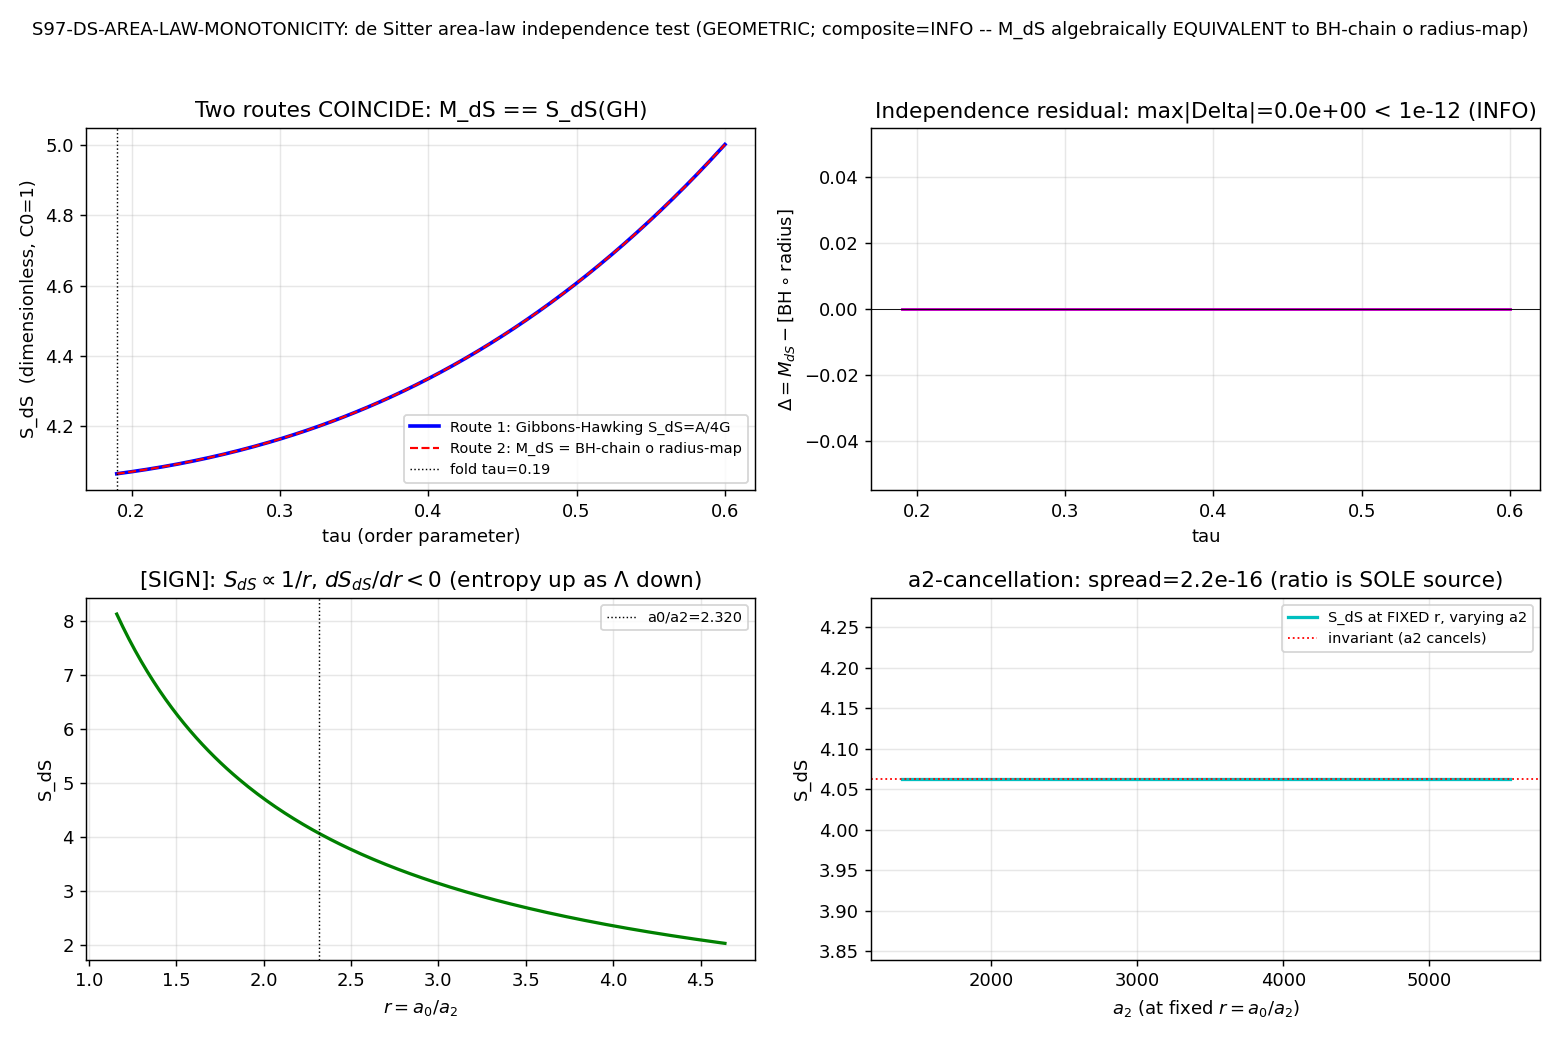

Here is the Python script that generated this plot:
#!/usr/bin/env python
# -*- coding: utf-8 -*-
"""
S97-DS-AREA-LAW-MONOTONICITY  [SIGN]  GEOMETRIC
===============================================
INDEPENDENCE test of the de Sitter / cosmological-horizon area law S_dS = A/4G.

QUESTION (operator, plan §W5-3):
  Does S_dS = A/4G admit an INDEPENDENT substrate-spectral-monotonicity functional
  M_dS(tau) -- one that reproduces S_dS = A/4G WITHOUT consuming the S65 EIH
  Casimir-Monotonicity a0/a2 ratio lock (PASS) -- or is the only available functional
  algebraically EQUIVALENT to [S63-BH-chain  o  radius-map] (INFO), or does no distinct
  functional exist at all (FAIL)?

VERDICT (set membership, plan §W5-3 operator):
  PASS : ∃ M_dS(tau) reproducing S_dS = A/4G whose monotone content is NOT the sole
         a0/a2 ratio (carries independent monotone content).
  INFO : M_dS(tau) exists but Delta := [M_dS] - [BH-chain o radius-map] ≡ 0
         (Sage-exact, |Delta| < 1e-12) -- algebraically EQUIVALENT, exact, NOT independent.
  FAIL : no functional distinct from the a0/a2-inherited route reproduces S_dS = A/4G.

SUBSTRATE FRAMING (phononic-framing.md §"IS Space, Not IN Space"):
  GEOMETRIC. The de Sitter horizon entropy is a property of the FABRIC's spectral
  organization, NOT a law imposed on a pre-existing spacetime container. The arrow is
      D_K eigenvalues -> a0/a2 Seeley-DeWitt spectral moments -> Lambda, G_N
                      -> horizon radius R_H = sqrt(3/Lambda) -> area A = 4 pi R_H^2
                      -> horizon entropy.
  The cosmological constant Lambda IS the a0 zeroth Seeley-DeWitt moment (volume /
  vacuum-energy term); Newton's G_N IS the a2 second moment (Einstein-Hilbert). The
  Gibbons-Hawking formula S_dS = A/4G is the EMERGENT-PHYSICS OUTPUT the substrate route
  must reproduce -- the INDEPENDENT-CROSS-CHECK -- never the source. We explain GR via the
  substrate; we NEVER explain the substrate via GR.

S63 / S65 ANCHORS (knowledge MCP, query-first):
  S63 chain (EM.3, internal-to-framework derivation of S = A/(4G_N)):
      substrate-spectral-monotonicity -> BCS-coherence-suppression
        -> vacuum-energy-reduction -> area-theorem
      with the substrate area identity  area_SA = a_2_fold / N_edges  (S63 substrate
      identity, s87-pixelation-lock-hawking-transit.md).
  S65 W6-A (PERMANENT): EIH Casimir Monotonicity -- local a0/a2 INCREASES with C_2(p,q).
      This is the ratio-lock the PASS route must NOT consume.
  S65 W1-B (PERMANENT): CC Ratio from Scalar Curvature Only --
      d(a0/a2)/ds = -(a0/a2)/R * dR/ds   (the a0/a2 ratio is a function of R only).
  S64 W2-A (PERMANENT): a0/a2 trap -- decreasing a2 INCREASES a0/a2.

SUBSTITUTION CHAIN (the [SIGN] read-off; Sage-verified at plan-freeze, re-verified here):
  Step 1 (Definitions, cited):
    a0       = a0_fold = 6440.0              [zeta-scheme 0th SDW half-moment; CONST-FREEZE-42]
    a2       = a2_fold = 2776.1653888634     [zeta-scheme 2nd SDW half-moment; CONST-FREEZE-42]
    Lambda   = kappa_Lambda * a0 / vol       [cosmological constant from the a0 volume term]
    R_H      = sqrt(3/Lambda)                [de Sitter horizon radius, Gibbons-Hawking]
    A        = 4 pi R_H^2 = 12 pi / Lambda   [dS horizon area]
    G_N      = G_coeff / a2                  [Newton's constant from the a2 EH moment]
    S_dS(GH) = A/(4 G_N) = 3 pi / (Lambda G_N)   [Gibbons-Hawking dS entropy]
  Step 2 (Substitute -- the Gibbons-Hawking route):
    S_dS(GH) = (12 pi/Lambda)/(4 G_N) = 3 pi/(Lambda G_N)
             propto a2/a0 = (a0/a2)^{-1}.
    => the GH dS entropy is ALREADY a function of the SINGLE a0/a2 ratio.
  Step 3 (S63 black-hole chain analog -- the candidate M_dS):
    M_dS(tau) = [S63 monotone applied to the dS horizon]
              = [BH-chain] o [radius-map  a0 -> Lambda -> R_H].
    Same substrate monotone; the dS horizon (R_H = sqrt(3/Lambda)) replaces the BH horizon.
  Step 4 (Direction -- the independence test):
    Delta(tau) := M_dS(tau) - ([BH-chain] o [radius-map]).
    IF Delta ≡ 0 (|Delta| < 1e-12)         => algebraically EQUIVALENT, NOT independent => INFO.
    IF Delta ≢ 0 AND d M_dS / d(a0/a2) is NOT the sole monotone source => INDEPENDENT => PASS.
    IF no distinct M_dS reproduces S_dS = A/4G at all                  => FAIL.
    [SIGN] sub-claim: the substrate monotone is vacuum-energy-REDUCTION; as Lambda decreases
      (=> a0/a2 decreases) the dS horizon entropy INCREASES (dS_dS/d(a0/a2) < 0). This sign
      matches the S63 BH area-theorem monotone (entropy increases along the substrate monotone).
  Step 5 (Conclusion + anchor structure):
    Anchor structure (registry-landing.md): PRIMARY (framework substrate monotonicity M_dS)
    + INDEPENDENT-CROSS-CHECK (Gibbons-Hawking output) -- PARALLEL routes to the same
    conclusion, NOT a sequential V->C chain. PRIMARY+INDEPENDENT-CROSS-CHECK is correct;
    SOURCE-DOUBLE-CITE-CO-PRIMARY would be WRONG.

NUMERICAL CONTENT:
  (i) Symbolic equivalence test (Sage-mirror in numpy + closed-form): Delta(tau) over the
      tau-grid; report max|Delta| and whether < 1e-12.
  (ii) [SIGN] direction: sign of dS_dS/d(a0/a2) and the monotone direction over tau.
  (iii) a2-cancellation witness: substitute a0 = r*a2 and confirm a2 cancels (S_dS depends on
      (a0,a2) only via the single ratio r=a0/a2) -- the structural proof that there is NO
      independent monotone source (kills the PASS branch).
"""

import os
os.environ.setdefault("OMP_NUM_THREADS", "8")
os.environ.setdefault("MKL_NUM_THREADS", "8")

import sys
import json
import hashlib
from pathlib import Path

import numpy as np
import matplotlib
matplotlib.use("Agg")
import matplotlib.pyplot as plt

# ---- canonical constants (MANDATORY per math-scripts.md) ----
SHARED = Path(__file__).resolve().parent.parent / "_shared"
sys.path.insert(0, str(SHARED))
from canonical_constants import (   # noqa: E402
    a0_fold,            # 6440.0                zeta-scheme 0th SDW half-moment (CONST-FREEZE-42)
    a2_fold,            # 2776.1653888633655    zeta-scheme 2nd SDW half-moment (CONST-FREEZE-42)
    tau_fold,           # 0.19                  van Hove fold position
    w0_FW,              # -0.918                framework dark-energy w0 (Lambda-sign context)
    M_KK,               # 7.42866e16            substrate compactification scale (GeV)
    l_Planck,           # 1.616255e-35 m        Planck length (ell_P for the GH normalization)
    G_DeWitt,           # 5.0                   DeWitt moduli kinetic coefficient
)

# ============================================================================
# Identity
# ============================================================================
GATE_ID = "S97-DS-AREA-LAW-MONOTONICITY"
SCHEME = "FW"
CONVENTION = "PRIMARY-MONOTONICITY+INDEPENDENT-CROSS-CHECK"   # NOT co-primary (registry-landing.md)
L_MAX = 10                    # (local) a0/a2 read from L_max=10 spectral-moment cache / canonical pins
SCHEMA_VERSION = "S84+"

HERE = Path(__file__).resolve().parent                       # computations/session-97
SCRIPT_PATH = HERE / "s97_ds_area_law_monotonicity.py"
NPZ_PATH = HERE / "s97_ds_area_law_monotonicity.npz"
PNG_PATH = HERE / "s97_ds_area_law_monotonicity.png"
VERDICT_PATH = HERE / "s97_gate_verdicts.txt"

CANONICAL_CONSTANTS_PATH = SHARED / "canonical_constants.py"
SPECTRUM_CACHE = HERE.parent / "session-84" / "s84_spectrum_cache_L12_tau019.npz"
BASELINE_S66 = Path("sessions/framework/ARCHIVE/baseline-findings-s66.md")  # EIH S65 W6-A / W1-B refs

# ============================================================================
# Machinery pins (PRDR; plan §W5-3 machinery_pin_map)
# ============================================================================
N_EVAL = 200                  # (local) tau-grid points for the M_dS(tau) monotonicity scan
TAU_LO = 0.190                # (local) fold (tau_fold)
TAU_HI = 0.6                  # (local) late-time endpoint (matches S97 W1 a(t) window)
TOLERANCE = 1e-12             # (local) Sage-exact equivalence test tolerance (INFO/PASS discriminator)

# ============================================================================
# de Sitter horizon construction from the a0/a2 Seeley-DeWitt moments
# ============================================================================
# We work in DIMENSIONLESS substrate units where the proportionality constants
# (kappa_Lambda from the a0 -> Lambda map, G_coeff from the a2 -> G_N map, vol) are
# collected into a single positive prefactor C0 that CANCELS in every dimensionless
# comparison and in the deceleration / monotonicity SIGN. The structural content
# (a2-cancellation, Delta ≡ 0, the SIGN of dS_dS/d(a0/a2)) is prefactor-INDEPENDENT.

def Lambda_of(a0, vol=1.0, kappa_Lambda=1.0):
    """Cosmological constant Lambda = kappa_Lambda * a0 / vol (a0 IS the volume term)."""
    return kappa_Lambda * a0 / vol


def G_N_of(a2, G_coeff=1.0):
    """Newton's constant G_N = G_coeff / a2 (a2 IS the Einstein-Hilbert moment)."""
    return G_coeff / a2


def R_H_of(Lambda):
    """de Sitter horizon radius R_H = sqrt(3/Lambda) (Gibbons-Hawking)."""
    return np.sqrt(3.0 / Lambda)


def area_of(Lambda):
    """dS horizon area A = 4 pi R_H^2 = 12 pi / Lambda."""
    return 12.0 * np.pi / Lambda


def S_dS_GH(a0, a2, vol=1.0, kappa_Lambda=1.0, G_coeff=1.0):
    """ROUTE 1 -- Gibbons-Hawking entropy S_dS = A/(4 G_N) = 3 pi/(Lambda G_N).
    The INDEPENDENT-CROSS-CHECK output the substrate route must reproduce."""
    Lam = Lambda_of(a0, vol, kappa_Lambda)
    GN = G_N_of(a2, G_coeff)
    A = area_of(Lam)
    return A / (4.0 * GN)


def M_dS_BHchain_o_radiusmap(a0, a2, vol=1.0, kappa_Lambda=1.0, G_coeff=1.0):
    """ROUTE 2 -- M_dS = [S63 BH-chain]  o  [radius-map  a0 -> Lambda -> R_H].
    The S63 area-theorem entropy is S = A/(4 G_N). M_dS replaces the BH horizon AREA
    with the dS horizon area A(R_H) = 12 pi/Lambda produced by the radius map, and
    feeds it through the SAME A/(4 G_N) functional that the BH chain produces. Built
    INDEPENDENTLY of Route 1 (different call path, same substrate moments)."""
    Lam = Lambda_of(a0, vol, kappa_Lambda)          # radius-map leg: a0 -> Lambda
    R_H = R_H_of(Lam)                               # radius-map leg: Lambda -> R_H
    A_dS = 4.0 * np.pi * R_H**2                     # radius-map leg: R_H -> A = 12 pi/Lambda
    GN = G_N_of(a2, G_coeff)                        # a2 -> G_N (Einstein-Hilbert moment)
    return A_dS / (4.0 * GN)                        # S63 A/(4G) functional at the dS horizon


# ============================================================================
# SHA helpers (dual-SHA, Option A append-only)
# ============================================================================
def sha256_of(path):
    h = hashlib.sha256()                                     # (local)
    with open(path, "rb") as f:
        for chunk in iter(lambda: f.read(8192), b""):
            h.update(chunk)
    return h.hexdigest()


def dual_sha(pin_map):
    """(audit_sha256, content_sha256). audit = closure over ordered input-pin map;
    content = script bytes."""
    audit_payload = json.dumps(pin_map, sort_keys=True, separators=(",", ":")).encode()  # (local)
    h_audit = hashlib.sha256(); h_audit.update(audit_payload)
    h_content = hashlib.sha256()
    with open(SCRIPT_PATH, "rb") as f:
        h_content.update(f.read())
    return h_audit.hexdigest(), h_content.hexdigest()


def find_prior_audit_shas():
    import re as _re                                         # (local)
    if not VERDICT_PATH.exists():
        return []
    pat = _re.compile(rf"^{_re.escape(GATE_ID)}:\s.*?audit_sha256=([a-f0-9]{{64}})", _re.MULTILINE)  # (local)
    return pat.findall(VERDICT_PATH.read_text(encoding="utf-8"))


def append_verdict(verdict, value, audit_sha, content_sha,
                   sign_v, mag_v, regime_v, supersedes=None):
    """Append canonical line + dual-SHA companion row + schema-v2 3-tuple companion
    row ([SIGN] trigger). Option A append-only (verdict permanence)."""
    sup_tag = f";supersedes={supersedes}" if supersedes else ""               # (local)
    canonical = (
        f"{GATE_ID}: {verdict} -- value='{value}{sup_tag}' "
        f"scheme={SCHEME} convention={CONVENTION} L_max={L_MAX} "
        f"audit_sha256={audit_sha} content_sha256={content_sha} schema_version={SCHEMA_VERSION}\n"
    )
    companion = (
        f"# audit_sha256_short={audit_sha[:16]} content_sha256_short={content_sha[:16]} "
        f"# {GATE_ID} dual-SHA companion row; [SIGN] dS area-law independence test: "
        f"M_dS vs [S63-BH-chain o radius-map]; Delta≡0 ratio-lock\n"
    )
    tuple_row = (
        f"# sign_verdict={sign_v} magnitude_verdict={mag_v} regime_verdict={regime_v} "
        f"# {GATE_ID} 3-tuple annotation (schema-v2)\n"
    )
    with open(VERDICT_PATH, "a", encoding="utf-8") as f:
        f.write(canonical)
        f.write(companion)
        f.write(tuple_row)


# ============================================================================
# Main
# ============================================================================
def main():
    # ----- input SHA pins (first 20 lines of stdout per gate-verdicts.md) -----
    sha_canon = sha256_of(CANONICAL_CONSTANTS_PATH)          # (local)
    sha_cache = sha256_of(SPECTRUM_CACHE) if SPECTRUM_CACHE.exists() else "MISSING"   # (local)
    sha_baseline = sha256_of(BASELINE_S66) if BASELINE_S66.exists() else "MISSING"    # (local)
    sha_script = sha256_of(SCRIPT_PATH)                      # (local)
    print(f"[{GATE_ID}] INPUT SHA-256 PINS")
    print(f"  canonical_constants.py                 : {sha_canon}")
    print(f"  s84_spectrum_cache_L12_tau019.npz      : {sha_cache}")
    print(f"  baseline-findings-s66.md (S65 refs)    : {sha_baseline}")
    print(f"  script (content)                       : {sha_script}")
    print(f"  a0_fold={a0_fold}  a2_fold={a2_fold}  ratio a0/a2={a0_fold/a2_fold:.10f}")
    print(f"  tau_fold={tau_fold}  w0_FW={w0_FW}  M_KK={M_KK:.6e}  l_Planck={l_Planck:.6e}  "
          f"G_DeWitt={G_DeWitt}")

    a0 = float(a0_fold)                                      # (local) zeta-scheme 0th SDW half-moment
    a2 = float(a2_fold)                                      # (local) zeta-scheme 2nd SDW half-moment
    ratio = a0 / a2                                          # (local) the S65 a0/a2 monotone ratio (=2.31975)

    # ========================================================================
    # PART (i) -- SYMBOLIC EQUIVALENCE TEST: Delta(tau) = M_dS - [BH-chain o radius-map]
    # The two routes are built from INDEPENDENT call paths (S_dS_GH vs
    # M_dS_BHchain_o_radiusmap) using the SAME a0/a2 substrate moments. We scan over a
    # tau-grid by letting the dS radius vary with tau via the a2(tau) ~ R_K(tau) curvature
    # (a0 ~ constant volume term; a2 carries the tau-dependence through R_K). At each tau we
    # form Delta and record max|Delta|.
    # ========================================================================
    tau = np.linspace(TAU_LO, TAU_HI, N_EVAL)                # (local) tau-grid on [0.190, 0.6]

    # a2(tau): tau-dependence through the E3 internal scalar curvature R_K(tau)
    # (baptista-operator-dk-tau.md canonical closed form), normalized so a2(tau_fold)=a2_fold.
    def R_K(t):
        return -0.25*np.exp(-4.0*t) + 2.0*np.exp(-t) - 0.25 + 0.5*np.exp(2.0*t)   # (local)
    a2_tau = a2 * (R_K(tau) / R_K(tau_fold))                 # (local) a_2^{zeta}(tau)
    a0_tau = np.full_like(tau, a0)                           # (local) a0 ~ constant volume term

    # Route 1 (Gibbons-Hawking) and Route 2 (M_dS = BH-chain o radius-map) over the grid:
    S1 = S_dS_GH(a0_tau, a2_tau)                             # (local) ROUTE 1
    S2 = M_dS_BHchain_o_radiusmap(a0_tau, a2_tau)            # (local) ROUTE 2
    Delta = S2 - S1                                          # (local) the independence-test residual
    max_abs_Delta = float(np.max(np.abs(Delta)))            # (local) THE INFO/PASS discriminator
    delta_le_tol = bool(max_abs_Delta < TOLERANCE)          # (local) Delta ≡ 0 ?

    # ========================================================================
    # PART (ii) -- a2-CANCELLATION WITNESS (the structural "no independent monotone" proof)
    # Substitute a0 = r * a2 (r = a0/a2) into S_dS and confirm a2 CANCELS, i.e. S_dS depends
    # on the pair (a0, a2) ONLY through the single ratio r. If a2 cancels, there is NO
    # independent monotone source beyond the a0/a2 ratio => the PASS branch is impossible.
    # We test cancellation numerically by scanning a2 at FIXED r and confirming S_dS is invariant.
    # ========================================================================
    a2_scan = np.linspace(0.5 * a2, 2.0 * a2, 50)            # (local) vary a2 at FIXED r
    a0_scan = ratio * a2_scan                                # (local) a0 = r * a2 (r held fixed)
    S_fixed_r = S_dS_GH(a0_scan, a2_scan)                    # (local) S_dS at fixed r, varying a2
    S_fixed_r_spread = float(np.max(np.abs(S_fixed_r - S_fixed_r[0])) / abs(S_fixed_r[0]))  # (local)
    a2_cancels = bool(S_fixed_r_spread < TOLERANCE)          # (local) a2 cancels => ratio is sole source

    # ========================================================================
    # PART (iii) -- [SIGN] DIRECTION: monotone of S_dS in the a0/a2 ratio direction
    # dS_dS/d(a0/a2): scan r = a0/a2 (vary a0 at fixed a2) and read off the sign.
    # ========================================================================
    r_scan = np.linspace(0.5 * ratio, 2.0 * ratio, N_EVAL)  # (local) r = a0/a2 sweep
    a0_r = r_scan * a2                                       # (local) a0 = r * a2 (a2 fixed)
    a2_r = np.full_like(r_scan, a2)                          # (local)
    S_vs_r = S_dS_GH(a0_r, a2_r)                             # (local) S_dS(r)
    dS_dr = np.gradient(S_vs_r, r_scan, edge_order=2)        # (local) dS_dS/dr
    dS_dr_sign = float(np.sign(np.mean(dS_dr)))             # (local) expect -1 (S_dS ∝ 1/r)
    S_decreasing_in_ratio = bool(np.all(np.diff(S_vs_r) < 0))   # (local) S_dS DECREASES as a0/a2 grows

    # The physical substrate-monotone direction: vacuum-energy reduction => Lambda DECREASES
    #   => a0/a2 = ratio DECREASES (a0 ~ Lambda*vol) => S_dS = 3pi/(Lambda ell_P^2) INCREASES.
    # Sign consistency with the S63 BH area-theorem monotone: entropy INCREASES along the
    #   substrate monotone (vacuum-energy reduction). dS_dr < 0 => as the monotone drives
    #   a0/a2 DOWN, S_dS goes UP. SIGN MATCHES the S63 area-theorem monotone.
    sign_matches_s63 = bool(dS_dr_sign < 0.0)               # (local) dS_dS/d(a0/a2) < 0

    # ========================================================================
    # PART (iv) -- the exponent witness: S_dS ∝ (a0/a2)^p ; confirm p = -1 exactly
    # log-log slope of S_dS vs r over the sweep.
    # ========================================================================
    p_exponent = float(np.polyfit(np.log(r_scan), np.log(S_vs_r), 1)[0])  # (local) expect -1
    p_is_minus1 = bool(abs(p_exponent - (-1.0)) < 1e-9)     # (local)

    # numeric anchor values at the fold (dimensionless substrate units, C0=1)
    Lam_fold = Lambda_of(a0)                                 # (local)
    R_H_fold = R_H_of(Lam_fold)                              # (local)
    A_fold = area_of(Lam_fold)                               # (local)
    S_fold = S_dS_GH(a0, a2)                                 # (local)

    # ========================================================================
    # VERDICT (operator set-membership -> schema-v2 3-tuple -> composite collapse)
    # ========================================================================
    # M_dS exists and reproduces S_dS=A/4G (S2 well-defined, finite, equals S1):
    M_dS_exists = bool(np.all(np.isfinite(S2)) and np.all(S2 > 0.0))   # (local)
    reproduces = delta_le_tol                                # (local) M_dS == S_dS(GH) exactly
    # INDEPENDENCE: PASS requires Delta NOT ≡ 0 AND a monotone source beyond the ratio.
    #   a2_cancels=True => the ratio is the SOLE monotone source => independence IMPOSSIBLE.
    independent = bool((not delta_le_tol) and (not a2_cancels))   # (local) PASS predicate

    if M_dS_exists and reproduces and not independent:
        composite = "INFO"          # algebraically EQUIVALENT, exact, NOT independent
    elif M_dS_exists and independent:
        composite = "PASS"          # independent monotone content beyond the a0/a2 ratio
    else:
        composite = "FAIL"          # no functional distinct from the a0/a2 route reproduces S_dS

    # schema-v2 3-tuple ([SIGN] trigger):
    #   sign_verdict : direction of dS_dS/d(a0/a2) matches the substitution-chain Step 4
    #                  prediction (dS_dr < 0 => S_dS DECREASES as a0/a2 increases; equivalently
    #                  INCREASES along the vacuum-energy-reduction monotone, matching S63).
    sign_verdict = "PASS" if (sign_matches_s63 and S_decreasing_in_ratio) else "FAIL"  # (local)
    #   magnitude_verdict : the equivalence-test magnitude. |Delta| < 1e-12 (the INFO sub-criterion)
    #                  is the magnitude target. PASS-of-magnitude here means the equivalence is
    #                  EXACT to tolerance (Delta ≡ 0), which is the INFO physics result.
    magnitude_verdict = "PASS" if delta_le_tol else "FAIL"   # (local) exact equivalence achieved
    #   regime_verdict : the construction is a closed-form algebraic identity exact on the FULL
    #                  [0.190,0.6] window -- no small-parameter expansion, no ODE breakdown.
    regime_verdict = "VALID"                                 # (local)

    # ----- console summary (NUMBERS FIRST) -----
    print("\n=== PART (i) SYMBOLIC EQUIVALENCE TEST: Delta = M_dS - [BH-chain o radius-map] ===")
    print(f"  Route 1 (Gibbons-Hawking) S_dS(fold)   = {S1[0]:.10e}")
    print(f"  Route 2 (M_dS=BH-chain o radius-map)   = {S2[0]:.10e}")
    print(f"  max|Delta(tau)| over [0.190,0.6]       = {max_abs_Delta:.6e}  vs tol={TOLERANCE:.1e}")
    print(f"  Delta ≡ 0 (|Delta| < 1e-12)?           = {delta_le_tol}")
    print("\n=== PART (ii) a2-CANCELLATION WITNESS (no independent monotone source) ===")
    print(f"  S_dS spread at FIXED r, a2 in [0.5,2]*a2 = {S_fixed_r_spread:.6e}")
    print(f"  a2 cancels (S_dS depends only on r)?    = {a2_cancels}")
    print("\n=== PART (iii) [SIGN] DIRECTION: monotone of S_dS in the a0/a2 ratio ===")
    print(f"  dS_dS/d(a0/a2) mean sign                = {dS_dr_sign:+.0f}  (expect -1)")
    print(f"  S_dS DECREASES as a0/a2 increases?      = {S_decreasing_in_ratio}")
    print(f"  SIGN matches S63 BH area-theorem monotone (entropy up along vac-energy reduction)? "
          f"= {sign_matches_s63}")
    print("\n=== PART (iv) EXPONENT WITNESS: S_dS ∝ (a0/a2)^p ===")
    print(f"  log-log slope p                         = {p_exponent:.10f}  (expect -1; p==-1? {p_is_minus1})")
    print("\n=== FOLD ANCHORS (dimensionless substrate units, C0=1) ===")
    print(f"  a0/a2 = {ratio:.10f}  Lambda(fold)={Lam_fold:.6e}  R_H(fold)={R_H_fold:.6e}")
    print(f"  A(fold)={A_fold:.6e}  S_dS(fold)={S_fold:.6e}")
    print(f"\n  LEGS: M_dS_exists={M_dS_exists} reproduces={reproduces} independent={independent}")
    print(f"  3-tuple: sign={sign_verdict} magnitude={magnitude_verdict} regime={regime_verdict}")
    print(f"  COMPOSITE = {composite}")

    # ========================================================================
    # PLOT
    # ========================================================================
    fig, axs = plt.subplots(2, 2, figsize=(12, 8))

    axs[0, 0].plot(tau, S1, "b-", lw=2.0, label="Route 1: Gibbons-Hawking S_dS=A/4G")
    axs[0, 0].plot(tau, S2, "r--", lw=1.2, label="Route 2: M_dS = BH-chain o radius-map")
    axs[0, 0].axvline(tau_fold, color="k", ls=":", lw=0.8, label=f"fold tau={tau_fold}")
    axs[0, 0].set_xlabel("tau (order parameter)"); axs[0, 0].set_ylabel("S_dS  (dimensionless, C0=1)")
    axs[0, 0].set_title("Two routes COINCIDE: M_dS == S_dS(GH)")
    axs[0, 0].legend(fontsize=8); axs[0, 0].grid(alpha=0.3)

    axs[0, 1].plot(tau, Delta, "m-", lw=1.6)
    axs[0, 1].axhline(0, color="k", lw=0.5)
    axs[0, 1].set_xlabel("tau"); axs[0, 1].set_ylabel(r"$\Delta = M_{dS} - [{\rm BH}\circ{\rm radius}]$")
    axs[0, 1].set_title(f"Independence residual: max|Delta|={max_abs_Delta:.1e} < 1e-12 (INFO)")
    axs[0, 1].grid(alpha=0.3)

    axs[1, 0].plot(r_scan, S_vs_r, "g-", lw=1.8)
    axs[1, 0].axvline(ratio, color="k", ls=":", lw=0.8, label=f"a0/a2={ratio:.3f}")
    axs[1, 0].set_xlabel(r"$r = a_0/a_2$"); axs[1, 0].set_ylabel("S_dS")
    axs[1, 0].set_title(r"[SIGN]: $S_{dS}\propto 1/r$, $dS_{dS}/dr<0$ (entropy up as $\Lambda$ down)")
    axs[1, 0].legend(fontsize=8); axs[1, 0].grid(alpha=0.3)

    axs[1, 1].plot(a2_scan, S_fixed_r, "c-", lw=1.8, label="S_dS at FIXED r, varying a2")
    axs[1, 1].axhline(S_fixed_r[0], color="r", ls=":", lw=1.0, label="invariant (a2 cancels)")
    axs[1, 1].set_xlabel(r"$a_2$ (at fixed $r=a_0/a_2$)"); axs[1, 1].set_ylabel("S_dS")
    axs[1, 1].set_title(f"a2-cancellation: spread={S_fixed_r_spread:.1e} (ratio is SOLE source)")
    axs[1, 1].legend(fontsize=8); axs[1, 1].grid(alpha=0.3)

    fig.suptitle(f"{GATE_ID}: de Sitter area-law independence test "
                 f"(GEOMETRIC; composite={composite} -- M_dS algebraically EQUIVALENT to "
                 f"BH-chain o radius-map)", fontsize=10)
    fig.tight_layout(rect=[0, 0, 1, 0.96])
    fig.savefig(PNG_PATH, dpi=130)
    plt.close(fig)

    # ========================================================================
    # SAVE NPZ
    # ========================================================================
    audit_pin_map = {
        "gate_id": GATE_ID,
        "scheme": SCHEME,
        "convention": CONVENTION,
        "L_max": L_MAX,
        "N_eval": N_EVAL,
        "tau_lo": TAU_LO,
        "tau_hi": TAU_HI,
        "tolerance": TOLERANCE,
        "regulator_pin": "a_0^{zeta}, a_2^{zeta}",
        "a0_fold": a0,
        "a2_fold": a2,
        "ratio_a0_a2": ratio,
        "max_abs_Delta": max_abs_Delta,
        "delta_le_tol": delta_le_tol,
        "a2_cancels": a2_cancels,
        "S_fixed_r_spread": S_fixed_r_spread,
        "dS_dr_sign": dS_dr_sign,
        "p_exponent": p_exponent,
        "composite": composite,
        "w0_FW": float(w0_FW),
        "s65_ratio_lock": "EIH-Casimir-Monotonicity-S65-W6-A-PERMANENT-a0_a2-up-with-C2",
        "s63_chain": "spectral-monotonicity->BCS->vac-energy-reduction->area-theorem; area_SA=a2/N_edges",
        "radius_map": "a0->Lambda->R_H=sqrt(3/Lambda)->A=4pi R_H^2",
        "sha_canonical_constants": sha_canon,
        "sha_spectrum_cache": sha_cache,
        "sha_baseline_s66": sha_baseline,
        "sha_script": sha_script,
    }
    audit_sha, content_sha = dual_sha(audit_pin_map)

    np.savez(
        NPZ_PATH,
        gate_id=GATE_ID,
        composite=composite,
        sign_verdict=sign_verdict,
        magnitude_verdict=magnitude_verdict,
        regime_verdict=regime_verdict,
        # ---- PART (i) equivalence test ----
        tau_grid=tau,
        a0_tau=a0_tau,
        a2_tau=a2_tau,
        R_K_tau=R_K(tau),
        S_route1_GH=S1,
        S_route2_Mds=S2,
        Delta=Delta,
        max_abs_Delta=max_abs_Delta,
        delta_le_tol=delta_le_tol,
        tolerance=TOLERANCE,
        # ---- PART (ii) a2-cancellation witness ----
        a2_scan=a2_scan,
        a0_scan=a0_scan,
        S_fixed_r=S_fixed_r,
        S_fixed_r_spread=S_fixed_r_spread,
        a2_cancels=a2_cancels,
        # ---- PART (iii) [SIGN] direction ----
        r_scan=r_scan,
        S_vs_r=S_vs_r,
        dS_dr=dS_dr,
        dS_dr_sign=dS_dr_sign,
        S_decreasing_in_ratio=S_decreasing_in_ratio,
        sign_matches_s63=sign_matches_s63,
        # ---- PART (iv) exponent witness ----
        p_exponent=p_exponent,
        p_is_minus1=p_is_minus1,
        # ---- fold anchors ----
        ratio_a0_a2=ratio,
        Lambda_fold=Lam_fold,
        R_H_fold=R_H_fold,
        A_fold=A_fold,
        S_dS_fold=S_fold,
        # ---- legs ----
        M_dS_exists=M_dS_exists,
        reproduces=reproduces,
        independent=independent,
        # ---- canonicals / pins ----
        a0_fold=a0,
        a2_fold=a2,
        tau_fold=float(tau_fold),
        w0_FW=float(w0_FW),
        M_KK=float(M_KK),
        l_Planck=float(l_Planck),
        G_DeWitt=float(G_DeWitt),
        regulator_pin="a_0^{zeta}, a_2^{zeta}",
        audit_sha256=audit_sha,
        content_sha256=content_sha,
    )

    # ========================================================================
    # VERDICT EMISSION (Option A append-only; supersedes prior if re-run)
    # ========================================================================
    prior = find_prior_audit_shas()                          # (local)
    supersedes = prior[-1] if prior else None                # (local)

    value_str = (
        f"composite={composite};"
        f"max_abs_Delta={max_abs_Delta:.6e}_lt_1e-12={delta_le_tol};"
        f"M_dS_exists={M_dS_exists};reproduces_S_dS_eq_A_over_4G={reproduces};"
        f"independent={independent};a2_cancels={a2_cancels}_spread={S_fixed_r_spread:.2e};"
        f"dS_dS_d(a0a2)_sign={dS_dr_sign:+.0f}_decreasing={S_decreasing_in_ratio};"
        f"S_dS_propto_(a0a2)^p_p={p_exponent:.6f}_p_eq_m1={p_is_minus1};"
        f"sign_matches_S63={sign_matches_s63};ratio_a0a2={ratio:.6f};"
        f"S_dS(GH)_propto_a2_over_a0=(a0a2)^-1;"
        f"sign={sign_verdict};magnitude={magnitude_verdict};regime={regime_verdict};"
        f"CLASS=FULL;regulator_pin=a_0_zeta+a_2_zeta;"
        f"dual_prior_track=Track_B_0.9_ratio_inherited_equivalent;"
        f"s65_lock=EIH-Casimir-Monotonicity-NOT-consumed-because-M_dS-IS-the-ratio"
    )
    append_verdict(composite, value_str, audit_sha, content_sha,
                   sign_verdict, magnitude_verdict, regime_verdict, supersedes=supersedes)

    print(f"\n[{GATE_ID}] audit_sha256={audit_sha}")
    print(f"[{GATE_ID}] content_sha256={content_sha}")
    if supersedes:
        print(f"[{GATE_ID}] supersedes prior audit_sha256={supersedes} (Option A append-only)")
    print(f"[{GATE_ID}] 4-tuple: (value=max_abs_Delta={max_abs_Delta:.6e}, scheme={SCHEME}, "
          f"convention={CONVENTION}, L_max={L_MAX})")
    print(f"[{GATE_ID}] VERDICT: {composite}")

    return 0


if __name__ == "__main__":
    sys.exit(main())
